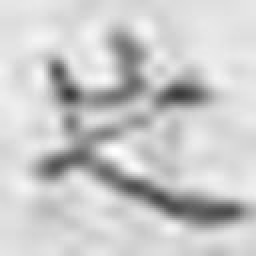
#> input picture cropped_128x128.jpg, 128 x 128 px (shown 2 times larger)
$ jupyter execute --allow-errors nom.ipynb
#> lines starting #> are read from the running program, lines starting #| are printed output that depends on the picture; after the words box and inside, x2 and y2 are one past the last pixel; in counts of white or black regions, pixels touching at a corner belong together
[cell 1]
from PIL import Image, ImageOps
import os
import numpy as np

# === DIRECTORIES ===
image_dir = "dataset/MTH1000/images"
label_dir = "dataset/MTH1000/labels"
output_dir = "dataset/MTH1000/crops"
os.makedirs(output_dir, exist_ok=True)

# === PROCESS EACH IMAGE ===
for filename in os.listdir(image_dir):
    if not filename.lower().endswith((".jpg", ".jpeg", ".png")):
        continue

    image_path = os.path.join(image_dir, filename)
    label_path = os.path.join(label_dir, os.path.splitext(filename)[0] + ".txt")

    if not os.path.exists(label_path):
        print(f"Label file not found for {filename}, skipping.")
        continue

    # Load image
    image = Image.open(image_path)
    img_w, img_h = image.size

    # Read label lines
    with open(label_path, "r", encoding="utf-8") as f:
        lines = f.readlines()

    for i, line in enumerate(lines):
        parts = line.strip().split()
        if len(parts) != 5:
            print(f"Invalid label in {label_path}: {line.strip()}")
            continue

        # Parse YOLO format: class x_center y_center width height
        label = parts[0]  # e.g., '紙'
        x_c, y_c, w, h = map(float, parts[1:])

        # Convert to pixels
        x_c *= img_w
        y_c *= img_h
        w *= img_w
        h *= img_h

        # Square crop
        crop_size = max(w, h, 1) * 1.2  # padding
        half_crop = crop_size / 2
        left = int(max(0, x_c - half_crop))
        top = int(max(0, y_c - half_crop))
        right = int(min(img_w, x_c + half_crop))
        bottom = int(min(img_h, y_c + half_crop))

        # Crop
        cropped = image.crop((left, top, right, bottom))

        # Pad to 128x128
        cropped_w, cropped_h = cropped.size
        pad_w = max(0, 128 - cropped_w)
        pad_h = max(0, 128 - cropped_h)

        # Pad equally on both sides to center the content
        padding = (
            pad_w // 2,        # left
            pad_h // 2,        # top
            pad_w - pad_w // 2,  # right
            pad_h - pad_h // 2   # bottom
        )

        # Determine fill color based on image mode
        if cropped.mode == "L":  # Grayscale
            fill_color = 0       # Black background
        elif cropped.mode == "RGB":
            fill_color = (0, 0, 0)
        else:
            raise ValueError(f"Unsupported image mode: {cropped.mode}")

        # Apply padding
        padded = ImageOps.expand(cropped, border=padding, fill=fill_color)

        # Final size correction (just in case)
        padded = padded.resize((128, 128)) if padded.size != (128, 128) else padded

        # Save
        save_path = os.path.join(
            output_dir, f"{os.path.splitext(filename)[0]}_crop{i}.jpg"
        )
        padded.save(save_path)

print("✅ Done cropping and saving images.")
# === END OF SCRIPT ===

[cell 2]
#TORCHVISION TO ENHANCE
from torchvision import transforms
from PIL import Image

# Load your cropped image
img = Image.open("cropped_128x128.jpg").convert("RGB")  # or "L" for grayscale
#> img is the input picture: PIL image 128x128 RGB; min 56, max 255, mean 201.6

# Define the transform
#> (the rest of this cell did not finish here and is left out)

[cell 3]
## OPENCV TO ENHANCE
import cv2

# === Load image in grayscale ===
img = cv2.imread('cropped_128x128.jpg', cv2.IMREAD_GRAYSCALE)
#> img: shape (128, 128); min 56, max 255, mean 201.6

# === Invert if needed (letter is darker than background) ===
# Optional: visualize to decide if this is necessary
# img = cv2.bitwise_not(img)

# === Binarize with adaptive threshold or Otsu's method ===
_, binary = cv2.threshold(img, 0, 255, cv2.THRESH_BINARY + cv2.THRESH_OTSU)
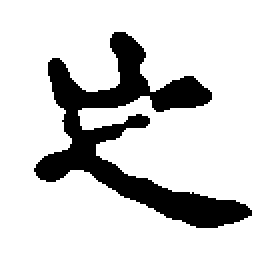
#> binary: shape (128, 128) (shown 2 times larger); 81.5% white; 1 black region, box (x1, y1, x2, y2) and area: (17, 16, 126, 114) 3035

# === Ensure letter is white and background is black ===
# If the background is white, invert the image
white_ratio = (binary == 255).sum() / binary.size
#> white_ratio = 0.815
if white_ratio > 0.5:
    binary = cv2.bitwise_not(binary)

# === Save or visualize ===
cv2.imwrite('binary_128x128.jpg', binary)
#> Out = True
# cv2.imshow("Binary", binary); cv2.waitKey(0); cv2.destroyAllWindows()
